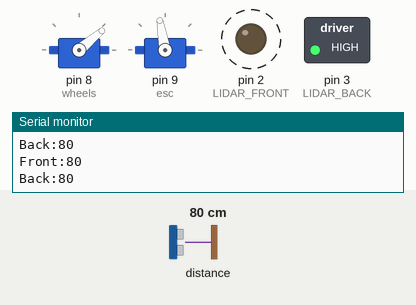
The sketch below on a simulated Arduino Uno, built with avr-gcc and run on an emulated ATmega328P. Shown: 2 × servo, switched loads named in the sketch (green lamp = pin HIGH), output pins drawn as LEDs (lit = HIGH), the last lines printed to the serial monitor. Wiring (inferred from the names in the program): LIDAR-Lite range finder at I2C address 0x62. Dashed ring = blinking. The test bench sets the inputs (shaded band); at power-on: distance to the obstacle 80 cm.

Above: at 5.2 s.
5.3 s: distance to the obstacle set to 73 cm
At 5.72 s:
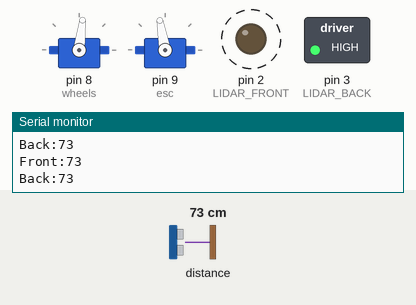
8.3 s: distance to the obstacle set to 61 cm
At 8.75 s:
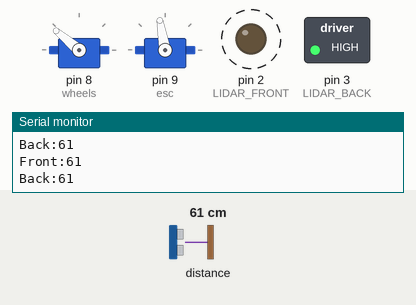
11.3 s: distance to the obstacle set to 120 cm
At 11.78 s:
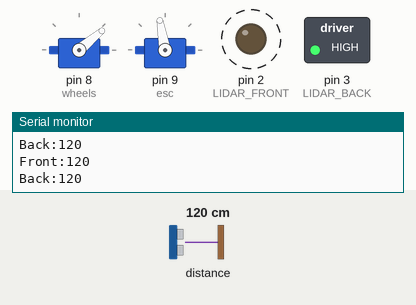
14.3 s: distance to the obstacle set to 2 cm
At 14.81 s:
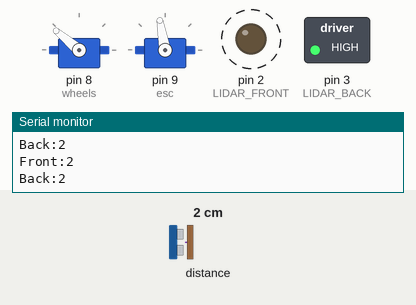
Timing chart, 0 to 18.3 s (numbered marks = the images above; inputs shaded):
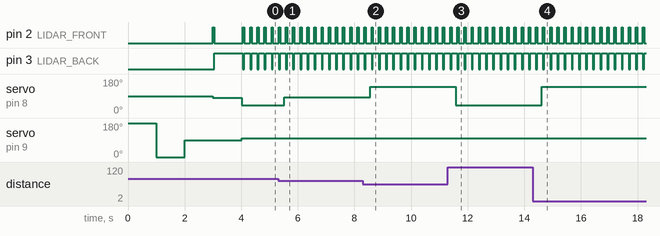

The sketch:

crawler_test.ino
```cpp
#include <Servo.h>
#include <Wire.h>

#define    LIDARLite_ADDRESS   0x62          // Default I2C Address of LIDAR-Lite.
#define    RegisterMeasure     0x00          // Register to write to initiate ranging.
#define    MeasureValue        0x04          // Value to initiate ranging.
#define    RegisterHighLowB    0x8f          // Register to get both High and Low bytes in 1 call.

#define LIDAR_FRONT 2
#define LIDAR_BACK 3


Servo wheels; // servo for turning the wheels
Servo esc; // not actually a servo, but controlled like one!
bool startup = true; // used to ensure startup only happens once
int startupDelay = 1000; // time to pause at each calibration step
double maxSpeedOffset = 45; // maximum speed magnitude, in servo 'degrees'
double maxWheelOffset = 85; // maximum wheel turn magnitude, in servo 'degrees'
int frontDist = 0;
int backDist = 0;
int intialDist;

// wheel angle > 90 turns left (facing forward)
// wheel angle < 90 turns right (facing forward)

// speed > 90 is backwards (steering in front)
// speed < 90 is forwards (steering in front)

void setup()
{
  Serial.begin(9600);
  pinMode(2, INPUT);
  Serial.println("< START >");


  wheels.attach(8); // initialize wheel servo to Digital IO Pin #8
  esc.attach(9); // initialize ESC to Digital IO Pin #9
  /*  If you're re-uploading code via USB while leaving the ESC powered on,
   *  you don't need to re-calibrate each time, and you can comment this part out.
   */
  calibrateESC();


  // LIDAR control
  Wire.begin(); // join i2c bus

  pinMode(2, OUTPUT);
  pinMode(3, OUTPUT);

  digitalWrite(2, LOW);
  digitalWrite(3, LOW);

  frontDist = getLidarDistance(LIDAR_FRONT);
  backDist = getLidarDistance(LIDAR_BACK);

  int sumDist = 0;
  for (int i=1; i<10; i++)
  {
   sumDist = sumDist + getLidarDistance(LIDAR_BACK);
   delay(50);
  }
  intialDist = sumDist/10;
}


/* Calibrate the ESC by sending a high signal, then a low, then middle.*/
void calibrateESC()
{
    esc.write(180); // full backwards
    delay(startupDelay);
    esc.write(0); // full forwards
    delay(startupDelay);
    esc.write(90); // neutral
    delay(startupDelay);
    esc.write(90); // reset the ESC to neutral (non-moving) value
    wheels.write(82); // offset the trim of the wheels
}

// Get a measurement from the LIDAR Lite
int lidarGetRange(void)
{
  int val = -1;

  Wire.beginTransmission((int)LIDARLite_ADDRESS); // transmit to LIDAR-Lite
  Wire.write((int)RegisterMeasure); // sets register pointer to  (0x00)
  Wire.write((int)MeasureValue); // sets register pointer to  (0x00)
  Wire.endTransmission(); // stop transmitting

  delay(20); // Wait 20ms for transmit

  Wire.beginTransmission((int)LIDARLite_ADDRESS); // transmit to LIDAR-Lite
  Wire.write((int)RegisterHighLowB); // sets register pointer to (0x8f)
  Wire.endTransmission(); // stop transmitting

  delay(20); // Wait 20ms for transmit

  Wire.requestFrom((int)LIDARLite_ADDRESS, 2); // request 2 bytes from LIDAR-Lite

  if(2 <= Wire.available()) // if two bytes were received
  {
    val = Wire.read(); // receive high byte (overwrites previous reading)
    val = val << 8; // shift high byte to be high 8 bits
    val |= Wire.read(); // receive low byte as lower 8 bits
  }

  return val;
}


int getLidarDistance(int sensor){
  digitalWrite(LIDAR_FRONT, LOW);
  digitalWrite(LIDAR_BACK, LOW);

  digitalWrite(sensor, HIGH);
  delay(10); // delay for turning on sensor

  return lidarGetRange();
}


void driveStraight()
{
  esc.write(90 + 10);

  if (backDist < intialDist - 6)
  {
    wheels.write(90 + 50);
    delay(50);
  }
  else if (backDist > intialDist + 6)
  {
    wheels.write(90 - 50);
    delay(50);
  }
  else
  {
    wheels.write(83);
    delay(50);
  }
  frontDist = getLidarDistance(LIDAR_FRONT);
  backDist =  getLidarDistance(LIDAR_BACK);


  Serial.print("\nFront:");
  Serial.print(frontDist);
  Serial.print("\nBack:");
  Serial.print(backDist);
}

void loop()
{
   // oscillate();
   if (startup)
   {
    driveStraight();
   }

   /* (getLidarDistance(LIDAR_FRONT)<10 || getLidarDistance(LIDAR_BACK)<10)
   {
    startup = false;
     esc.write(90);
   }*/

   delay(100);
}
```

Measured:
- the behaviour switches between 79 and 78 cm on distance to the obstacle (found by bisection; images 0 and 1)
- the behaviour switches between 66 and 65 cm on distance to the obstacle (found by bisection; images 1 and 2)
- after the input at 5.3 s, servo on pin 8 (wheels): 40° → 83° after 0.23 s
- after the input at 8.3 s, servo on pin 8 (wheels): 83° → 140° after 0.25 s
- after the input at 11.3 s, servo on pin 8 (wheels): 140° → 40° after 0.28 s
- after the input at 14.3 s, servo on pin 8 (wheels): 40° → 140° after 0.31 s
- by itself, pin 2 (LIDAR_FRONT): alternates HIGH for 0.05 s and LOW for 0.20 s
- by itself, pin 3 (LIDAR_BACK): alternates HIGH for 0.20 s and LOW for 0.05 s
